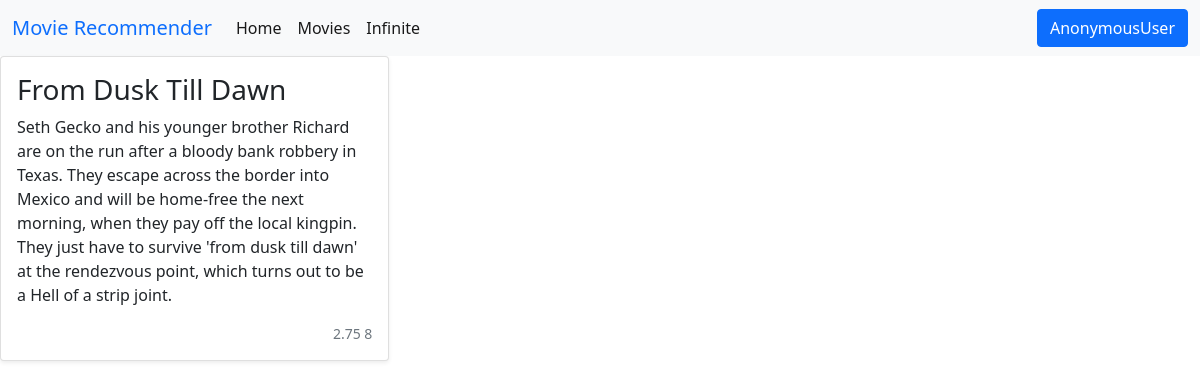
Page /movie/755/ on the committed database.
### movies/models.py (models this page shows, shortened)
class Movie(models.Model):
    title = models.CharField(max_length=100)
    overview = models.TextField()
    release_date = models.DateField(auto_now=False, auto_now_add=False, blank=True, null=True)
    timestamp = models.DateTimeField(auto_now_add=True)
    rating = GenericRelation(Rating)
    rating_last_updated = models.DateField(auto_now=False, auto_now_add=False, blank=True, null=True)
    rating_avg = models.DecimalField(blank=True, null=True, max_digits=5, decimal_places=2)
    rating_count = models.IntegerField(blank=True, null=True)
    objects = MovieManager()
    def get_absolute_url(self):
        return reverse("movies:movie_detail", kwargs={"pk": self.pk})

### movies/views.py (the view)
class MovieDetailView(generic.DetailView):
    template_name = "movies/movie_detail.html"
    queryset = Movie.objects.all()
    def get_context_data(self, *args, **kwargs):
        context = super().get_context_data(*args, **kwargs)
        request = self.request
        user = request.user
        if user.is_authenticated:
            object = context["object"]
            object_ids = [object.id]
            my_ratings = user.rating_set.movies().as_object_dict(object_ids=object_ids)
            context["my_ratings"] = my_ratings
        return context

### ratings/context_processors.py (called while the page is built)
def ratings_choice(request):
    return {"ratings_choice": RatingChoice.values}

### templates/movies/movie_detail.html (shortened to what this page needs)
{% extends 'base.html' %}
{% block body %}
<div class="row row-cols-1 row-cols-sm-2 row-cols-md-3 g-3">
    <div class="col">
        <div class="card shadow-sm">
            <div class="card-body">
                <h3>{{ object.title }}</h3>
                <p class="card-text">{{ object.overview }}</p>
                <div class="d-flex justify-content-between align-items-center">
                    {% if object.rating_avg is not None %}
                    <small class="text-muted">{{ object.rating_avg }} {{ object.rating_count }}</small>
                    {% endif %}
                </div>
            </div>
        </div>
    </div>
</div>
{% endblock body %}

### rows in the picture
Movie: title "From Dusk Till Dawn", overview "Seth Gecko and his younger brother Richard are on the run after a bloody bank robbery in Texas. They escape across the border into Mexico and will be home-free the next morning, when they pay off the local kingpin. They just have to survive 'from dusk till dawn' at the rendezvous point, which turns out to be a Hell of a strip joint.", rating_avg "2.75", rating_count "8"
